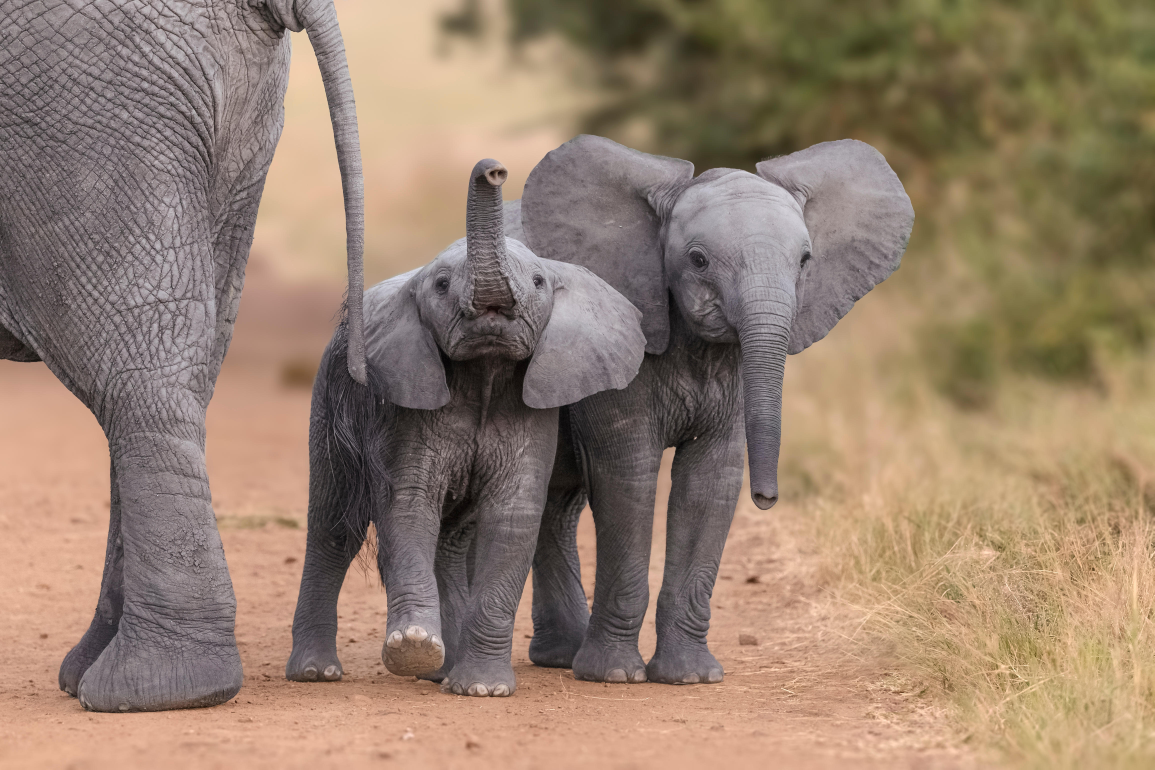
#> input picture lecture_figures/life_tables/images/source/elephants.jpg, 4617 x 3078 px, found by its file name (shown at 1/4 size)
$ python prepare_images.py
#> lines starting #> are read from the running program, lines starting #| are printed output that depends on the picture
"""Prepare photographs and published figures at the exact aspect of their BB512 picture placeholders.
'fill' crops to fill; 'fit' letterboxes on the slide background colour (#FBFAF6).
Run from the lecture folder: python3 images/prepare_images.py"""
from PIL import Image
BG = (0xFB, 0xFA, 0xF6)
SIZES = {"title": (5.43, 7.5), "takeaway": (7.40, 4.25), "half": (5.57, 4.25),
         "full": (11.73, 3.95), "tall": (11.73, 4.35)}
def make(src, out, layout, mode="fill", focus=(0.5, 0.5), dpi=220):
#> called with src = 'images/source/elephants.jpg', out = 'images/title_elephants.jpg', layout = 'title', mode = 'fill', focus = (0.62, 0.5), dpi = 220
    W, H = [int(v * dpi) for v in SIZES[layout]]
    im = Image.open(src).convert("RGB") if isinstance(src, str) else src
#> im is the input picture: PIL image 4617x3078 RGB; mean R, G, B 149.8, 128.2, 110
    if mode == "fill":
        r = max(W / im.width, H / im.height)
#> r = 0.536
        im = im.resize((round(im.width * r), round(im.height * r)), Image.LANCZOS)
#> im: PIL image 2475x1650 RGB
        x = int((im.width - W) * focus[0]); y = int((im.height - H) * focus[1])
#> after `x = int((im.width - W) * focus[0])`: x = 794
#> after `y = int((im.height - H) * focus[1])`: y = 0
        im = im.crop((x, y, x + W, y + H))
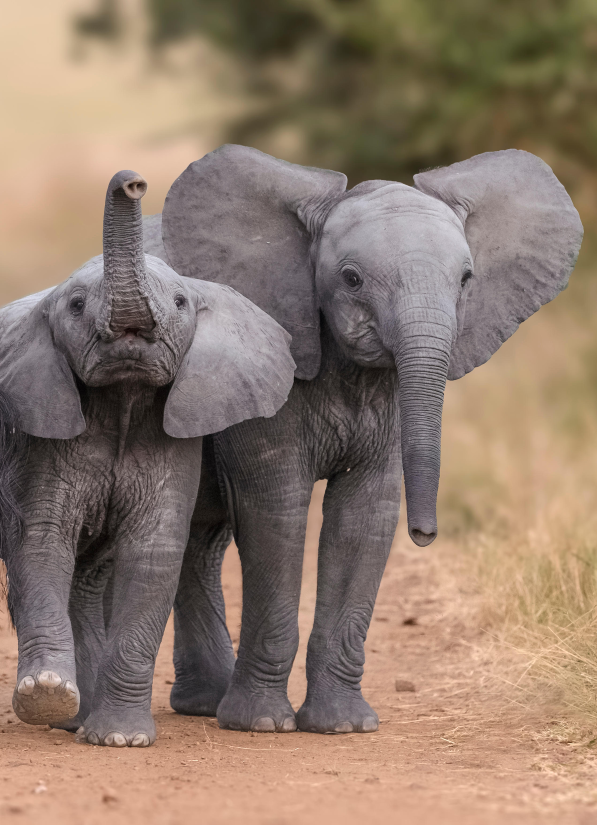
#> im: PIL image 1194x1650 RGB (shown at 1/2 size); mean R, G, B 142.5, 122.6, 108
    else:
        r = min(W / im.width, H / im.height)
        im = im.resize((round(im.width * r), round(im.height * r)), Image.LANCZOS)
        canvas = Image.new("RGB", (W, H), BG)
        canvas.paste(im, ((W - im.width) // 2, (H - im.height) // 2)); im = canvas
    im.save(out, quality=92)
S = "images/source/"
# Title: African elephant calves (cropped from the photo used on the old "R0 is not lambda" slide)
make(S + "elephants.jpg", "images/title_elephants.jpg", "title", focus=(0.62, 0.5))
# Jones et al. (2014) "match the pairs" panel, carried over from the old deck
# Drop the "MATCH THE PAIRS!" band and white space so the species and panels can be larger
_j = Image.open(S + "jones2014_match.png").convert("RGB")
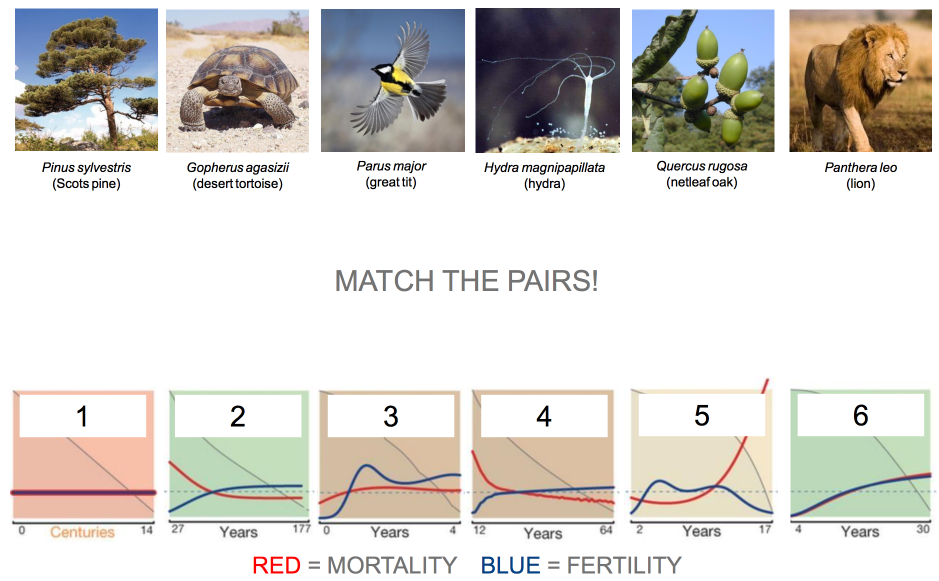
#> input picture lecture_figures/life_tables/images/source/jones2014_match.png, 1877 x 1162 px, found by its file name (shown at 1/2 size)
_top, _bot = _j.crop((0, 0, _j.width, 395)), _j.crop((0, 740, _j.width, _j.height))
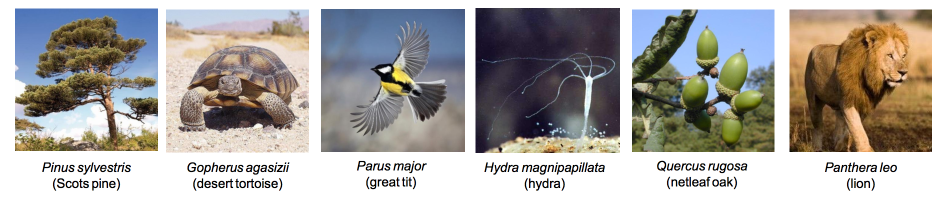
#> _top: PIL image 1877x395 RGB (shown at 1/2 size); mean R, G, B 165.8, 162.1, 158.1
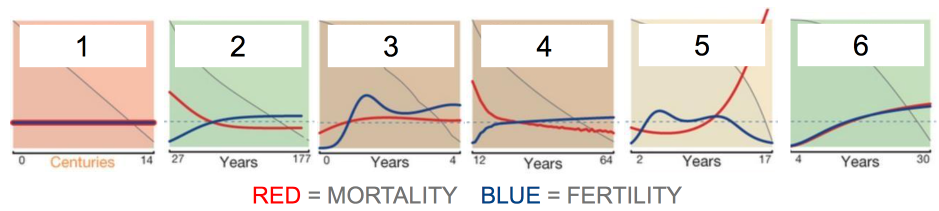
#> _bot: PIL image 1877x422 RGB (shown at 1/2 size); mean R, G, B 230.9, 226.1, 217.2
_jc = Image.new("RGB", (_j.width, _top.height + 30 + _bot.height), (255, 255, 255))
#> _jc: PIL image 1877x847 RGB; every value is 255
_jc.paste(_top, (0, 0)); _jc.paste(_bot, (0, _top.height + 30))
#> after `_jc.paste(_bot, (0, _top.height + 30))`:
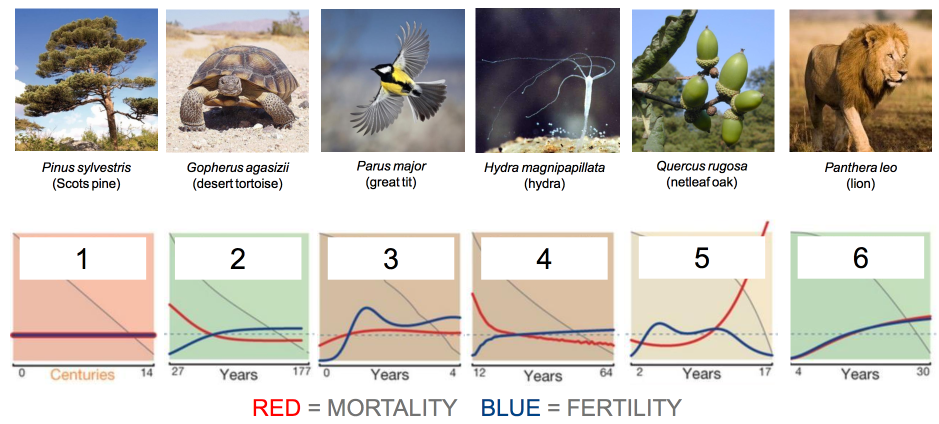
#> _jc: PIL image 1877x847 RGB (shown at 1/2 size); mean R, G, B 201.4, 197.3, 191
make(_jc, "images/jones2014_match.jpg", "tall", "fit")
# Cohort lifespans (lollipop), carried over from the old deck
make(S + "cohort_lollipop.png", "images/cohort_lollipop.jpg", "half", "fit")
#> call 3 of make, with src = 'images/source/cohort_lollipop.png', out = 'images/cohort_lollipop.jpg', layout = 'half', mode = 'fit', focus = (0.5, 0.5), dpi = 220
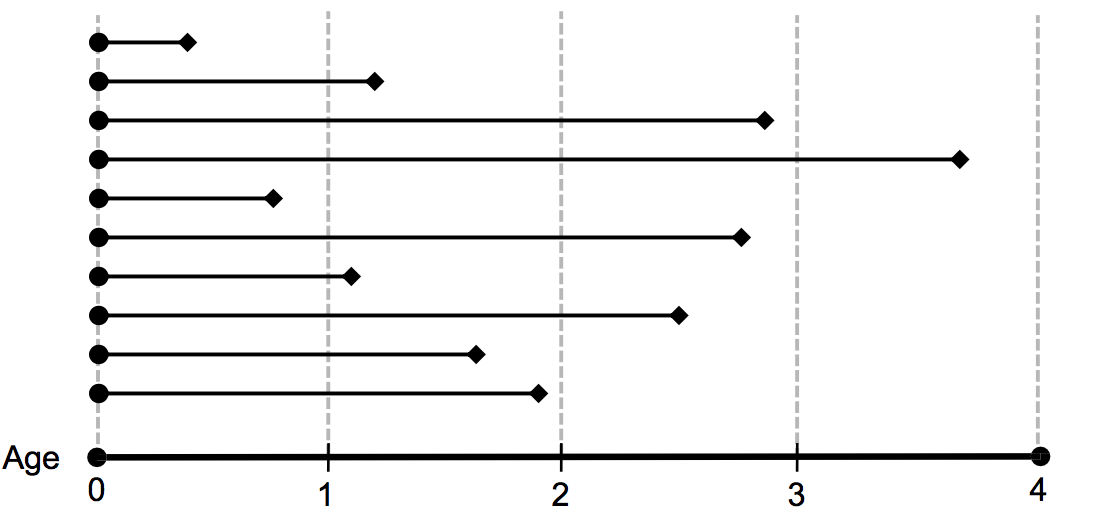
#> input picture lecture_figures/life_tables/images/source/cohort_lollipop.png, 1093 x 528 px, found by its file name
# Harvest mice and elephants side by side: fast and slow life histories
def side_by_side(a, b, out, layout="takeaway", dpi=220, gap=0.12):
#> called with a = ('images/source/harvest_mice.jpg', 0.45), b = ('images/source/elephants.jpg', 0.6), out = 'images/mice_elephants.jpg', layout = 'takeaway', dpi = 220, gap = 0.12
    W, H = [int(v * dpi) for v in SIZES[layout]]
    g = int(gap * dpi); w = (W - g) // 2
    canvas = Image.new("RGB", (W, H), BG)
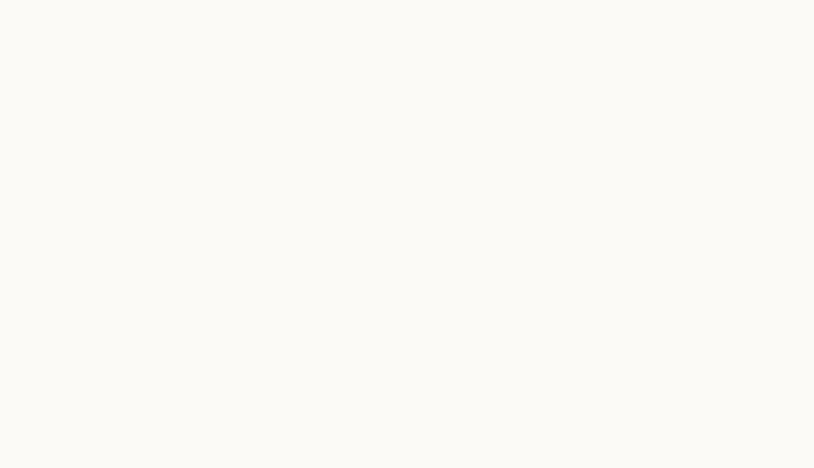
#> canvas: PIL image 1628x935 RGB (shown at 1/2 size); mean R, G, B 251, 250, 246
    for k, (src, fx) in enumerate([a, b]):
#> (the run stopped early here; a loop or call above may not have finished)
